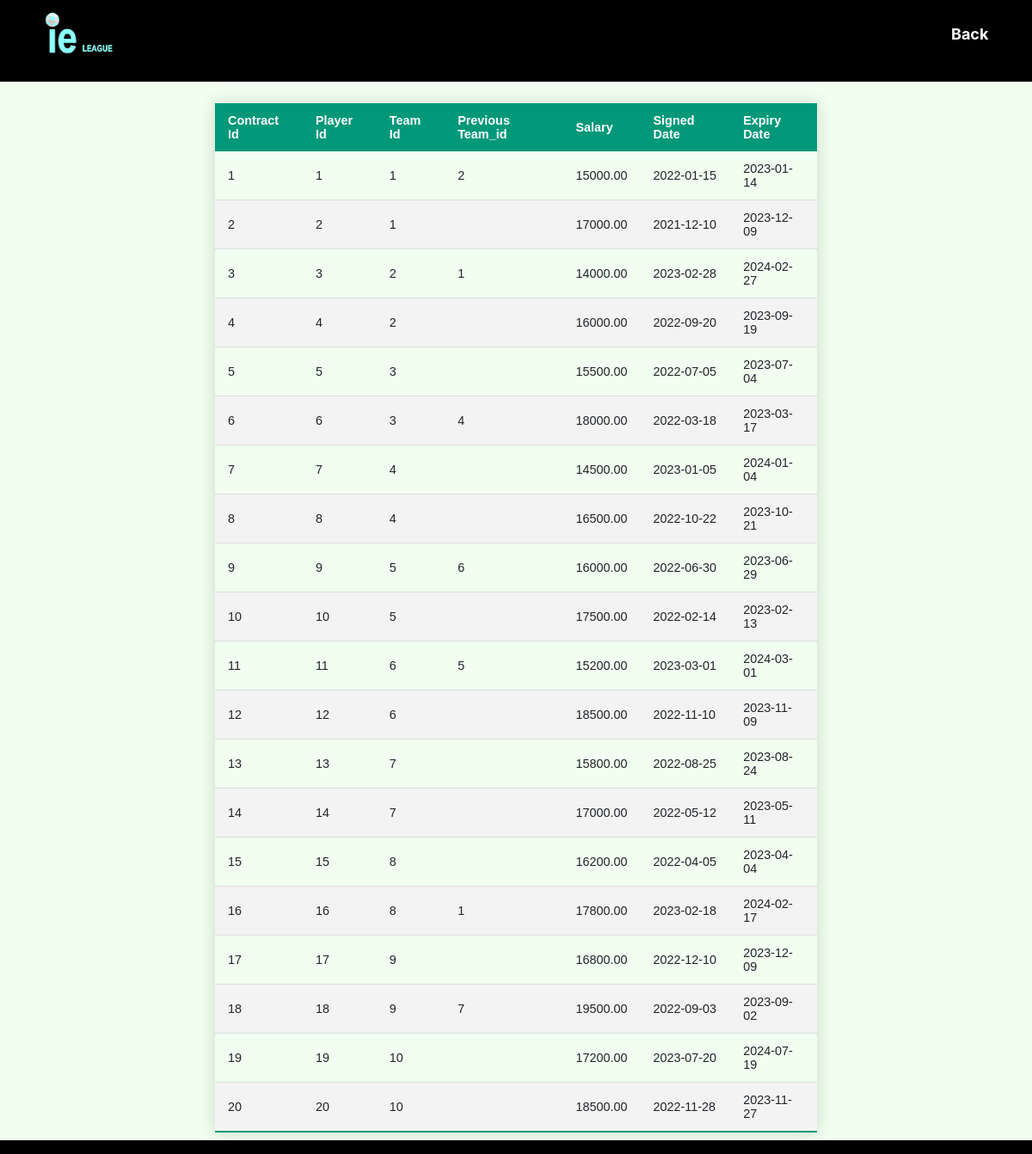
Page /Football_DB/contract_user.php on the committed database.
### tables this page shows
CREATE TABLE contract (
    contract_id INT AUTO_INCREMENT PRIMARY KEY,
    player_id INT NOT NULL,
    team_id INT NOT NULL,
    previous_team_id INT,
    salary DECIMAL(10, 2) NOT NULL,
    signed_date DATE NOT NULL,
    expiry_date DATE NOT NULL,
    FOREIGN KEY (player_id) REFERENCES players(player_id) ON DELETE CASCADE,
    FOREIGN KEY (team_id) REFERENCES team(team_id) ON DELETE CASCADE,
    FOREIGN KEY (previous_team_id) REFERENCES team(team_id) ON DELETE SET NULL
);

### Football_DB/contract_user.php (the view, shortened to what this page needs)
<html>
<head>
<link rel="stylesheet" href="https://stackpath.bootstrapcdn.com/bootstrap/4.4.1/css/bootstrap.min.css">
</head>
<body style="background: honeydew;">
    <nav class="navbar background">
        <ul class="nav-list">
            <div class="logo">
			<a href= "userhome.php">
                <img src= "logo.png" >
			</a>
            </div>
							<li><a href = "player_user.php" style="margin-left:900px">Back</a></li>
		</ul>
    </nav>
<table class="styled-table">
	<thead>
		<tr>
	<th>Contract Id</th>
	<th>Player Id</th>
	<th>Team Id</th>
	<th>Previous Team_id</th>
	<th>Salary</th>
	<th>Signed Date</th>
	<th>Expiry Date</th>
		</tr>
	</thead>
<?php
$db_host = "localhost";
$db_username = "root";
$db_password = "";
$db_database = "fmdb";
$db = mysqli_connect($db_host, $db_username, $db_password);
mysqli_select_db($db, $db_database);
if($_SERVER["REQUEST_METHOD"]=="POST"){
$playerid=$_POST["playerid"];
$sql = "SELECT * FROM contract where player_id=".$playerid."";
}else{
$sql = "SELECT * FROM contract";}
$result = mysqli_query($db, $sql);
while($row = $result->fetch_assoc()){
echo "<tr><td>" . $row["contract_id"] . "</td><td>" . $row["player_id"] . "</td><td>" . $row["team_id"] . "</td><td>" . $row["previous_team_id"] . "</td><td>" . $row["salary"] . "</td><td>" . $row["signed_date"] . "</td><td>" . $row["expiry_date"] . "</td></tr>" ;
}
?>
</table>
<nav class="footer background">
</nav>
</body>
</html>

### Football_DB/contract_user.php (style rules this page uses)
* { margin: 0; padding: 0; }
.navbar { display: flex; align-items: center; justify-content: center; position: sticky; top: 0; cursor: pointer; }
.footer { display: flex; align-items: center; justify-content: center; cursor: pointer; position: fixed; left: 0; bottom: 0; width: 100%; background-color: black; color: white; text-align: center; }
.background { background: black; background-blend-mode: darken; background-size: cover; }
.nav-list { width: 100%; display: flex; align-items: center; }
.logo { display: flex; justify-content: left; align-items: left; }
.logo img { width: 150px; border-radius: 10px; }
.nav-list li { list-style: none; padding: 0px 40px }
.nav-list li a { font-size: 18px; font-weight: bold; text-decoration: none; color: white; }
.styled-table { border-collapse: collapse; margin: 25px 250px; font-size: 0.9em; font-family: sans-serif; min-width: 400px; box-shadow: 0 0 20px rgba(0, 0, 0, 0.15); }
.styled-table thead tr { background-color: #009879; color: #ffffff; text-align: left; }
.styled-table th, .styled-table td { padding: 12px 15px; }
.styled-table tbody tr { border-bottom: 1px solid #dddddd; }
.styled-table tbody tr:nth-of-type(even) { background-color: #f3f3f3; }
.styled-table tbody tr:last-of-type { border-bottom: 2px solid #009879; }

### rows in the picture
contract: contract_id "1", player "1", team "1", previous_team "2", salary "15000.00", signed_date "2022-01-15", expiry_date "2023-01-14"
contract: contract_id "2", player "2", team "1", salary "17000.00", signed_date "2021-12-10", expiry_date "2023-12-09"
contract: contract_id "3", player "3", team "2", previous_team "1", salary "14000.00", signed_date "2023-02-28", expiry_date "2024-02-27"
contract: contract_id "4", player "4", team "2", salary "16000.00", signed_date "2022-09-20", expiry_date "2023-09-19"
contract: contract_id "5", player "5", team "3", salary "15500.00", signed_date "2022-07-05", expiry_date "2023-07-04"
contract: contract_id "6", player "6", team "3", previous_team "4", salary "18000.00", signed_date "2022-03-18", expiry_date "2023-03-17"
contract: contract_id "7", player "7", team "4", salary "14500.00", signed_date "2023-01-05", expiry_date "2024-01-04"
contract: contract_id "8", player "8", team "4", salary "16500.00", signed_date "2022-10-22", expiry_date "2023-10-21"
contract: contract_id "9", player "9", team "5", previous_team "6", salary "16000.00", signed_date "2022-06-30", expiry_date "2023-06-29"
contract: contract_id "10", player "10", team "5", salary "17500.00", signed_date "2022-02-14", expiry_date "2023-02-13"
contract: contract_id "11", player "11", team "6", previous_team "5", salary "15200.00", signed_date "2023-03-01", expiry_date "2024-03-01"
contract: contract_id "12", player "12", team "6", salary "18500.00", signed_date "2022-11-10", expiry_date "2023-11-09"
contract: contract_id "13", player "13", team "7", salary "15800.00", signed_date "2022-08-25", expiry_date "2023-08-24"
contract: contract_id "14", player "14", team "7", salary "17000.00", signed_date "2022-05-12", expiry_date "2023-05-11"
contract: contract_id "15", player "15", team "8", salary "16200.00", signed_date "2022-04-05", expiry_date "2023-04-04"
contract: contract_id "16", player "16", team "8", previous_team "1", salary "17800.00", signed_date "2023-02-18", expiry_date "2024-02-17"
contract: contract_id "17", player "17", team "9", salary "16800.00", signed_date "2022-12-10", expiry_date "2023-12-09"
contract: contract_id "18", player "18", team "9", previous_team "7", salary "19500.00", signed_date "2022-09-03", expiry_date "2023-09-02"
contract: contract_id "19", player "19", team "10", salary "17200.00", signed_date "2023-07-20", expiry_date "2024-07-19"
contract: contract_id "20", player "20", team "10", salary "18500.00", signed_date "2022-11-28", expiry_date "2023-11-27"
